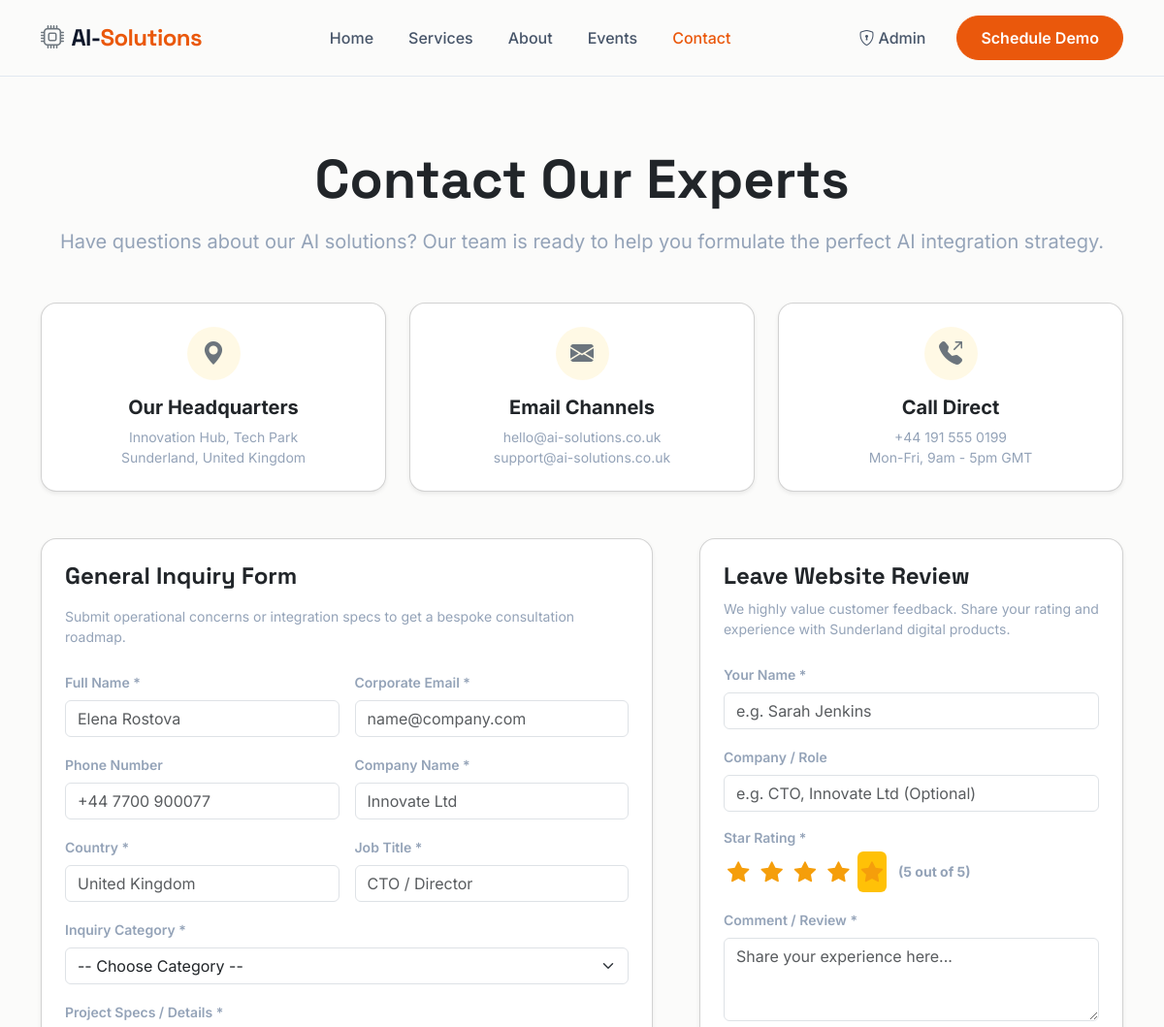
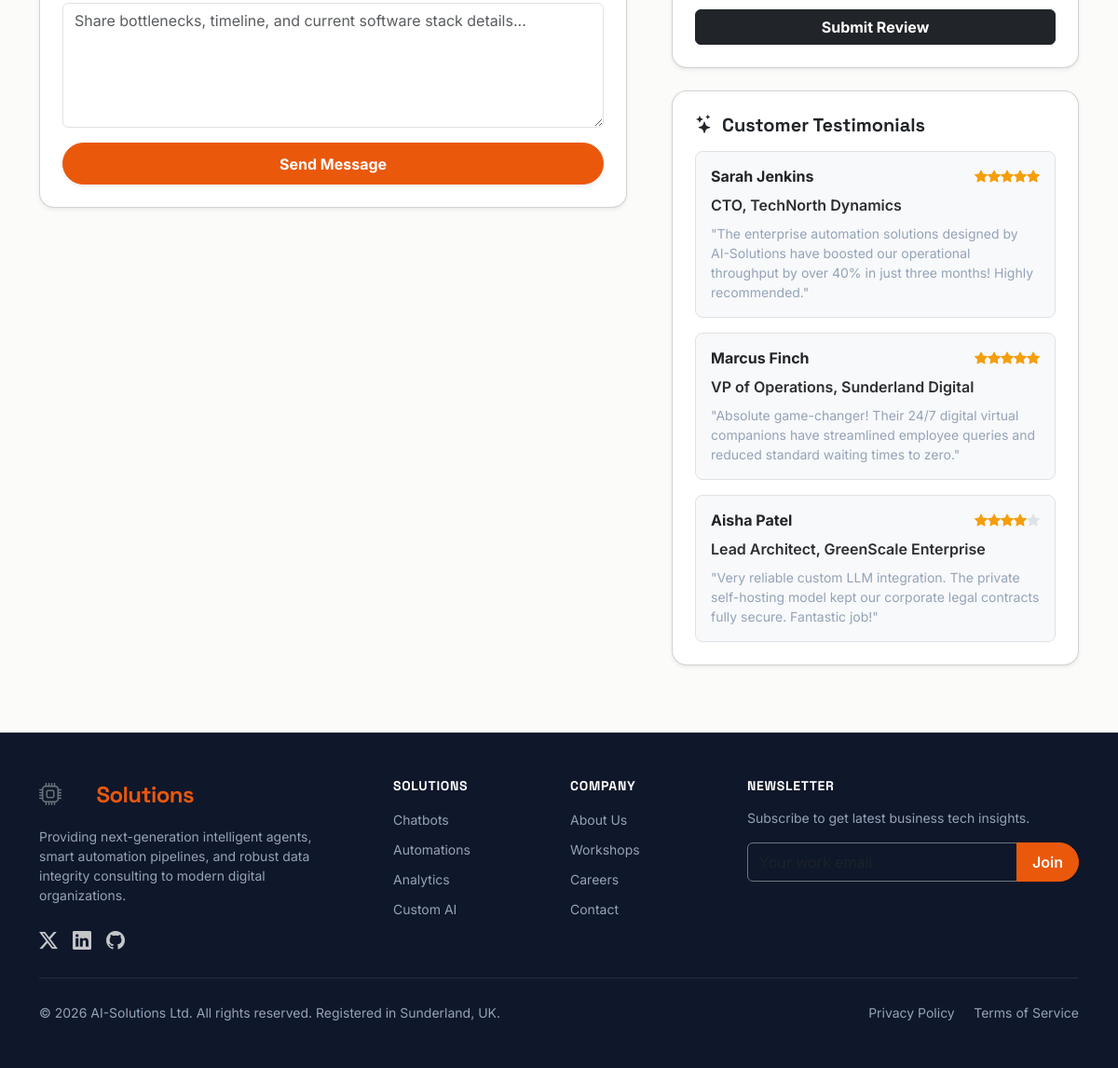
The page /contact.php on the database its author committed (2 pictures, top to bottom).
### tables this page shows
CREATE TABLE IF NOT EXISTS testimonials (
    id INT AUTO_INCREMENT PRIMARY KEY,
    name VARCHAR(255) NOT NULL,
    company VARCHAR(255) NULL,
    rating INT NOT NULL CHECK (rating >= 1 AND rating <= 5),
    comment TEXT NOT NULL,
    created_at TIMESTAMP DEFAULT CURRENT_TIMESTAMP
);

### contact.php (the view, shortened to what this page needs)
<?php
include 'db_connect.php';
include 'header.php';
$reviews = [];
try {
    $stmt = $pdo->query("SELECT * FROM testimonials ORDER BY created_at DESC");
    $reviews = $stmt->fetchAll();
} catch (\PDOException $e) {
    $reviews = [
        ['name' => 'Sarah Jenkins', 'company' => 'CTO, TechNorth Dynamics', 'rating' => 5, 'comment' => 'The enterprise automation solutions designed by AI-Solutions have boosted our operational throughput by over 40% in just three months!'],
        ['name' => 'Marcus Finch', 'company' => 'VP of Operations, Sunderland Digital', 'rating' => 5, 'comment' => 'Absolute game-changer! Their 24/7 digital virtual companions have streamlined employee queries and reduced standard waiting times to zero.'],
        ['name' => 'Aisha Patel', 'company' => 'Lead Architect, GreenScale Enterprise', 'rating' => 4, 'comment' => 'Very reliable custom LLM integration. The private self-hosting model kept our corporate legal contracts fully secure. Fantastic job!']
    ];
}
?>
<section class="py-5 bg-transparent">
    <div class="container py-4">
        <div class="text-center max-w-2xl mx-auto mb-5">
            <h1 class="display-4 font-display fw-bold text-dark mb-3">Contact Our Experts</h1>
            <p class="text-muted fs-5">
                Have questions about our AI solutions? Our team is ready to help you formulate the perfect AI integration strategy.
            </p>
        </div>
        <div class="row g-4 mb-5 text-center">
            <div class="col-md-4">
                <div class="card p-4 border-1 border-slate-200 shadow-sm rounded-4 bg-white h-100 hover-shadow transition">
                    <div class="mx-auto bg-warning bg-opacity-10 text-secondary p-3 rounded-circle mb-3 d-inline-flex align-items-center justify-content-center" style="width: 55px; height: 55px;">
                        <i class="bi bi-geo-alt-fill fs-4"></i>
                    </div>
                    <h3 class="h5 fw-bold text-dark mb-2">Our Headquarters</h3>
                    <p class="small text-muted mb-0">Innovation Hub, Tech Park<br>Sunderland, United Kingdom</p>
                </div>
            </div>
            <div class="col-md-4">
                <div class="card p-4 border-1 border-slate-200 shadow-sm rounded-4 bg-white h-100 hover-shadow transition">
                    <div class="mx-auto bg-warning bg-opacity-10 text-secondary p-3 rounded-circle mb-3 d-inline-flex align-items-center justify-content-center" style="width: 55px; height: 55px;">
                        <i class="bi bi-envelope-fill fs-4"></i>
                    </div>
                    <h3 class="h5 fw-bold text-dark mb-2">Email Channels</h3>
                    <p class="small text-muted mb-0">hello@ai-solutions.co.uk<br>support@ai-solutions.co.uk</p>
                </div>
            </div>
            <div class="col-md-4">
                <div class="card p-4 border-1 border-slate-200 shadow-sm rounded-4 bg-white h-100 hover-shadow transition">
                    <div class="mx-auto bg-warning bg-opacity-10 text-secondary p-3 rounded-circle mb-3 d-inline-flex align-items-center justify-content-center" style="width: 55px; height: 55px;">
                        <i class="bi bi-telephone-outbound-fill fs-4"></i>
                    </div>
                    <h3 class="h5 fw-bold text-dark mb-2">Call Direct</h3>
                    <p class="small text-muted mb-0">+44 191 555 0199<br>Mon-Fri, 9am - 5pm GMT</p>
                </div>
            </div>
        </div>
        <div class="row g-5">
            <div class="col-lg-7">
                <div class="card p-4 border-1 border-slate-200 shadow-sm rounded-4 bg-white">
                    <h2 class="h4 font-display fw-bold text-dark mb-3">General Inquiry Form</h2>
                    <p class="small text-muted mb-4">Submit operational concerns or integration specs to get a bespoke consultation roadmap.</p>
                    <form action="contact.php" method="POST" class="row g-3">
                        <div class="col-md-6">
                            <label class="form-label small fw-semibold text-muted">Full Name *</label>
                            <input type="text" name="name" class="form-control text-sm" placeholder="Elena Rostova" required>
                        </div>
                        <div class="col-md-6">
                            <label class="form-label small fw-semibold text-muted">Corporate Email *</label>
                            <input type="email" name="email" class="form-control text-sm" placeholder="name@company.com" required>
                        </div>
                        <div class="col-md-6">
                            <label class="form-label small fw-semibold text-muted">Phone Number</label>
                            <input type="text" name="phone" class="form-control text-sm" placeholder="+44 7700 900077">
                        </div>
                        <div class="col-md-6">
                            <label class="form-label small fw-semibold text-muted">Company Name *</label>
                            <input type="text" name="company" class="form-control text-sm" placeholder="Innovate Ltd" required>
                        </div>
                        <div class="col-md-6">
                            <label class="form-label small fw-semibold text-muted">Country *</label>
                            <input type="text" name="country" class="form-control text-sm" placeholder="United Kingdom" required>
                        </div>
                        <div class="col-md-6">
                            <label class="form-label small fw-semibold text-muted">Job Title *</label>
                            <input type="text" name="job_title" class="form-control text-sm" placeholder="CTO / Director" required>
                        </div>
                        <div class="col-12">
                            <label class="form-label small fw-semibold text-muted">Inquiry Category *</label>
                            <select name="type" class="form-select text-sm" required>
                                <option value="">-- Choose Category --</option>
                            </select>
                        </div>
                        <div class="col-12">
                            <label class="form-label small fw-semibold text-muted">Project Specs / Details *</label>
                            <textarea name="message" class="form-control text-sm" rows="5" placeholder="Share bottlenecks, timeline, and current software stack details..." required></textarea>
                        </div>
                        <div class="col-12 mt-3">
                            <button type="submit" class="btn btn-orange w-100 py-2.5 fw-bold shadow-sm">
                                Send Message
                            </button>
                        </div>
                    </form>
                </div>
            </div>
            <div class="col-lg-5">
                <div class="card p-4 border-1 border-slate-200 shadow-sm rounded-4 bg-white mb-4">
                    <h3 class="h4 font-display fw-bold text-dark mb-2">Leave Website Review</h3>
                    <p class="small text-muted mb-4">We highly value customer feedback. Share your rating and experience with Sunderland digital products.</p>
                    <form action="contact.php" method="POST" class="space-y-3">
                        <div class="mb-3">
                            <label class="form-label small fw-semibold text-muted">Your Name *</label>
                            <input type="text" name="rev_name" class="form-control text-sm" placeholder="e.g. Sarah Jenkins" required>
                        </div>
                        <div class="mb-3">
                            <label class="form-label small fw-semibold text-muted">Company / Role</label>
                            <input type="text" name="rev_company" class="form-control text-sm" placeholder="e.g. CTO, Innovate Ltd (Optional)">
                        </div>
                        <div class="mb-3">
                            <label class="form-label small fw-semibold text-muted mb-1 d-block">Star Rating *</label>
                            <div class="d-flex align-items-center gap-1">
                                <?php for ($i = 1; $i <= 5; $i++): ?>
                                    <label for="star_<?php echo $i; ?>" class="btn btn-outline-warning p-1 border-0" style="font-size: 1.4rem;" onclick="updateStarRating(<?php echo $i; ?>)">
                                        <i class="bi bi-star-fill text-muted star-icon" id="star_icon_<?php echo $i; ?>"></i>
                                    </label>
                                <?php endfor; ?>
                                <span class="small fw-bold text-muted ms-2" id="ratingText">(5 out of 5)</span>
                            </div>
                        </div>
                        <div class="mb-3">
                            <label class="form-label small fw-semibold text-muted">Comment / Review *</label>
                            <textarea name="rev_comment" class="form-control text-sm" rows="3" placeholder="Share your experience here..." required></textarea>
                        </div>
                        <button type="submit" class="btn btn-dark w-100 py-2.5 fw-bold">
                            Submit Review
                        </button>
                    </form>
                </div>
                <div class="card p-4 border-1 border-slate-200 shadow-sm rounded-4 bg-white">
                    <h3 class="h5 font-display fw-bold text-dark mb-3"><i class="bi bi-stars text-amber-400 me-1"></i> Customer Testimonials</h3>
                    <div class="d-flex flex-column gap-3 max-h-[400px] overflow-y-auto pr-1">
                        <?php foreach ($reviews as $rev): ?>
                            <div class="p-3 bg-light rounded-3 border">
                                <div class="d-flex justify-content-between align-items-center mb-2">
                                    <h5 class="h6 fw-bold text-dark mb-0"><?php echo htmlspecialchars($rev['name']); ?></h5>
                                    <div class="d-flex gap-0.5 text-warning small">
                                        <?php for ($s = 1; $s <= 5; $s++): ?>
                                            <i class="bi bi-star-fill <?php echo ($s <= $rev['rating']) ? 'text-warning' : 'text-muted opacity-25'; ?>"></i>
                                        <?php endfor; ?>
                                    </div>
                                </div>
                                <?php if (!empty($rev['company'])): ?>
                                    <p class="text-xs text-secondary-emphasis fw-semibold mb-2"><?php echo htmlspecialchars($rev['company']); ?></p>
                                <?php endif; ?>
                                <p class="small text-muted mb-0 leading-relaxed italic">"<?php echo htmlspecialchars($rev['comment']); ?>"</p>
                            </div>
                        <?php endforeach; ?>
                    </div>
                </div>
            </div>
        </div>
    </div>
</section>
<?php
include 'footer.php';
?>

### header.php (style rules this page uses)
:root { --primary: #0f172a; --secondary: #ea580c; --accent: #f97316; --body-bg: #fbfbfa; --font-sans: 'Inter', sans-serif; --font-display: 'Space Grotesk', sans-serif; }
body { font-family: var(--font-sans); background-color: var(--body-bg); color: #334155; display: flex; flex-direction: column; min-h: 100vh; }
.font-display { font-family: var(--font-display); }
.btn-orange { background-color: var(--secondary); border-color: var(--secondary); color: white !important; font-weight: 600; border-radius: 50px; padding: 0.6rem 1.5rem; transition: all 0.2s ease; }

### contact.php (style rules this page uses)
.text-warning { color: #f59e0b !important; }
.btn-check:checked + label i { color: #f59e0b !important; }

### footer.php (style rules this page uses)
.text-muted { color: #94a3b8 !important; }

### rows shown on the page
testimonials: name "Sarah Jenkins", rating 5 (drawn), company "CTO, TechNorth Dynamics", comment "The enterprise automation solutions designed by AI-Solutions have boosted our operational throughput by over 40% in just three months! Highly recommended."
testimonials: name "Marcus Finch", rating 5 (drawn), company "VP of Operations, Sunderland Digital", comment "Absolute game-changer! Their 24/7 digital virtual companions have streamlined employee queries and reduced standard waiting times to zero."
testimonials: name "Aisha Patel", rating 4 (drawn), company "Lead Architect, GreenScale Enterprise", comment "Very reliable custom LLM integration. The private self-hosting model kept our corporate legal contracts fully secure. Fantastic job!"
